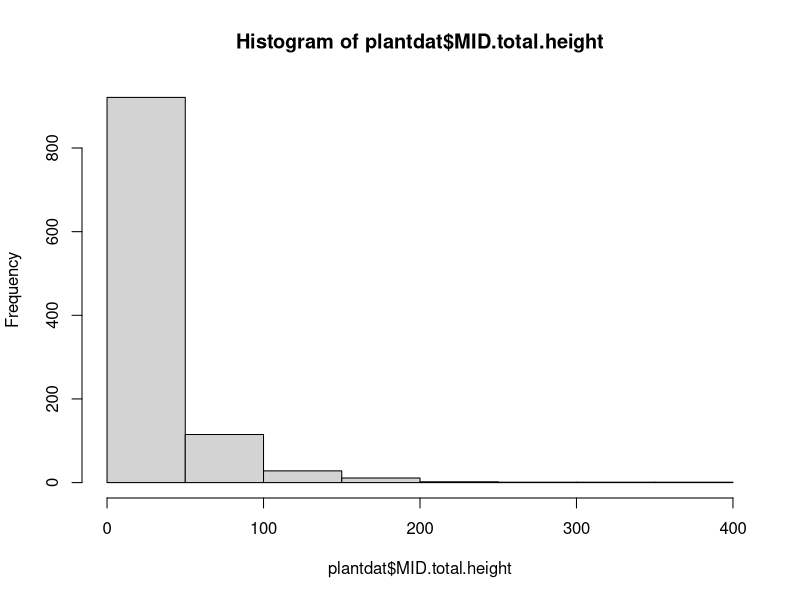
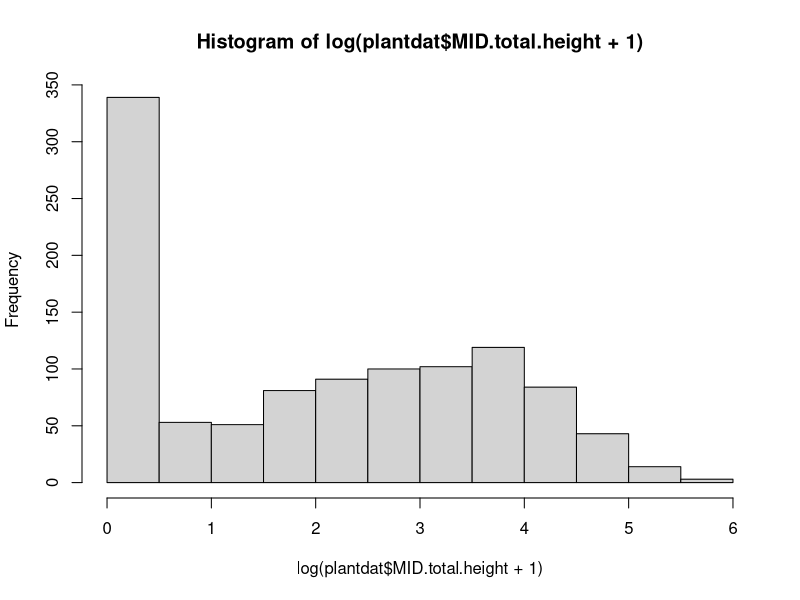
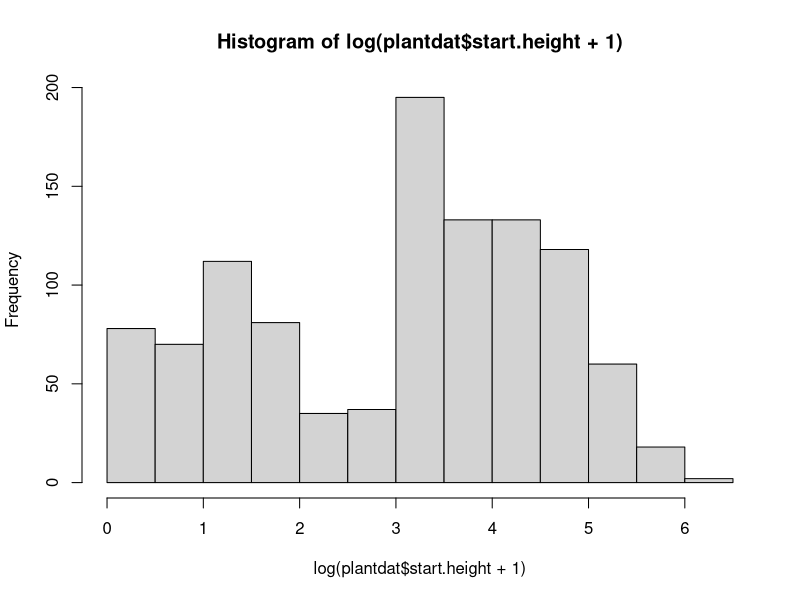
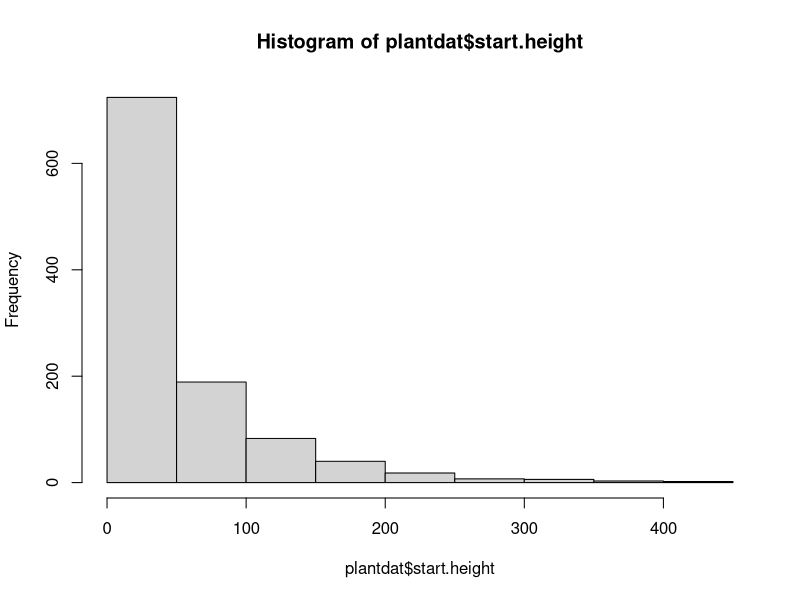

These figures' R source, in order: (Note: this script raises an error after producing the figures.)
## ---- chunk 1
path.root="C:/Users/DW/Desktop/transplant_analysis/" 
path.dat=paste(path.root, "/Data", sep="") # MAIN DATA FILES
path.dat.raw=paste(path.dat, "/raw_data", sep="") # Don't write here!
path.code=paste(path.root, "/Rcode", sep="") # Source Code
path.obj=paste(path.root, "/Robjects", sep="") # To store temporary objects
path.fig=paste(path.root, "/Figures", sep="") # Polished & exploratory figures

setwd(path.dat); setwd(path.dat.raw); setwd(path.code); setwd(path.fig); setwd(path.obj)
## ---- chunk 2
setwd(path.dat.raw)
plantdat <- read.csv(file="plantdata.csv")
dim(plantdat); #colnames(plantdat)

# check whole data structure
#str(plantdat)
## ---- chunk 3
summary(plantdat$MID.total.height) #OK, zero inflated
summary(plantdat$FALL.total.height) #OK, super zero inflated

# remove seeds 
plantdat <- plantdat[ !grepl("SEED", plantdat$pot) , ]
summary(plantdat$pot) 

# replace values
plantdat$pot <- as.character(plantdat$pot)
plantdat$pot[plantdat$pot=="XL"]<-5
plantdat$pot[plantdat$pot=="XS"]<-1
plantdat$pot[plantdat$pot=="S"]<-2

#LARGE & MEDIUM MIGHT HAVE TO SWITCH
plantdat$pot[plantdat$pot=="L"]<-4
plantdat$pot[plantdat$pot=="M"]<-3
plantdat$pot <- as.numeric(plantdat$pot) # BACK TO NUMERIC
summary(plantdat$pot) 

## ---- chunk 4
# QUICK NORMALITY CHECK 
hist(plantdat$MID.total.height) # nope, definatly not
hist(log(plantdat$MID.total.height + 1)) # hahaha
hist(log(plantdat$start.height + 1)) # hahahah
hist(plantdat$start.height)
# SHOULD TRY WITH & WITHOUT ZEROS 
plantdat$start.height <- log(plantdat$start.height + 1)

# zeros removed & vars log trans
plantdat$FALL.total.height[plantdat$FALL.total.height > 0] <- 1


z1 <- glm(plantdat$FALL.total.height ~ plantdat$start.height + plantdat$pot, family = binomial(link="logit"), data = plantdat)
z2 <- glm(plantdat$FALL.total.height ~ plantdat$start.height + plantdat$pot + plantdat$start.height:plantdat$pot, family = binomial(link="logit"), data = plantdat)  

summary(preddom)
preddom <- plantdat[ ,c('ID', 'FALL.total.height', 'start.height', 'pot')]
preddom <- na.omit(preddom)

mod1.LR=glm(mod.form.quad(preddom,2,3),family=binomial,data=preddom)
mod1.pred=predict(mod1.LR,type="response") # model prediction
mod2.LR=step(mod1.LR,trace=F) # backwards stepwise variable reduction
mod2.pred=predict(mod2.LR,type="response") 
dim(plantdat); dim(preddom); length(mod2.pred)
meggr <- cbind(mod2.pred, preddom)

plot(mod2.pred)


plantdat2 <- merge(plantdat, meggr, by.x = "ID", by.y = "ID", all.x = FALSE, all.y=TRUE)
#tail(plantdat2)
plantdat3 <- plantdat2

plantdat3$fin_sur <- plantdat3$FALL.total.height.y - plantdat3$mod2.pred
hist(plantdat3$fin_sur)

plantdat3$site_fac <- factor(plantdat3$site, levels = c("THOMAS", "MOSBY",  "WILEY", "HUNTER", "CALAPOOIA", "COAST", "LOOK", "ROCK"))
levels(plantdat3$site)
levels(plantdat3$site_fac)
boxplot(plantdat3$fin_sur ~ plantdat3$site_fac, col=c("blue", "green", "blue", "blue", "blue", "yellow", "green", "yellow"))

# average down to plot level for sites

frame <- data.frame(matrix(NA, nrow = 1, ncol = 2))
colnames(frame) <- c("fin_sur", "site")

sites <- c("THOMAS", "MOSBY",  "WILEY", "HUNTER", "CALAPOOIA", "COAST", "LOOK", "ROCK")
for(i in 1:length(sites)){
  current <- plantdat3[which(plantdat3$site==paste(sites[i])), ]
  final <- tapply(current$fin_sur, current$plot, mean)
  final <- data.frame(final)
  final$siteR <- paste(sites[i])
  colnames(final) <- c("fin_sur", "site")
  frame <- rbind(frame, final); rm(final) 
}
str(frame)
head(frame)
tail(frame)
dim(frame)
frame <- frame[2:nrow(frame), ]

frame$site <- factor(frame$site, levels = c("THOMAS", "MOSBY",  "WILEY", "HUNTER", "CALAPOOIA", "COAST", "LOOK", "ROCK"))
boxplot(frame$fin_sur ~ frame$site, col=c("lightblue", "green", "lightblue", "lightblue", "lightblue", "green", "green", "green"), ylab="", xaxt = "n")
axis(1, at=1:8, labels=FALSE)
names <- levels(frame$site)
text(cex=1.1, x=seq(0.6, 7.6, by=1), y=-1, names, xpd=TRUE, srt=45)
frame

###################
#barplots

frame1 <- frame[complete.cases(frame$FALL),] 
frame2 <- tapply(frame1$FALL, frame1$site, mean)
barplot(frame2)



